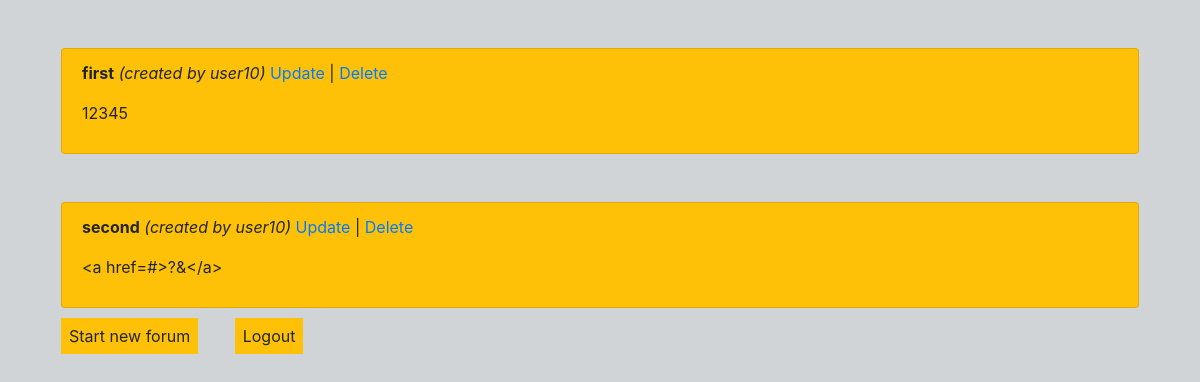
Before: / (signed in) with the older database file.
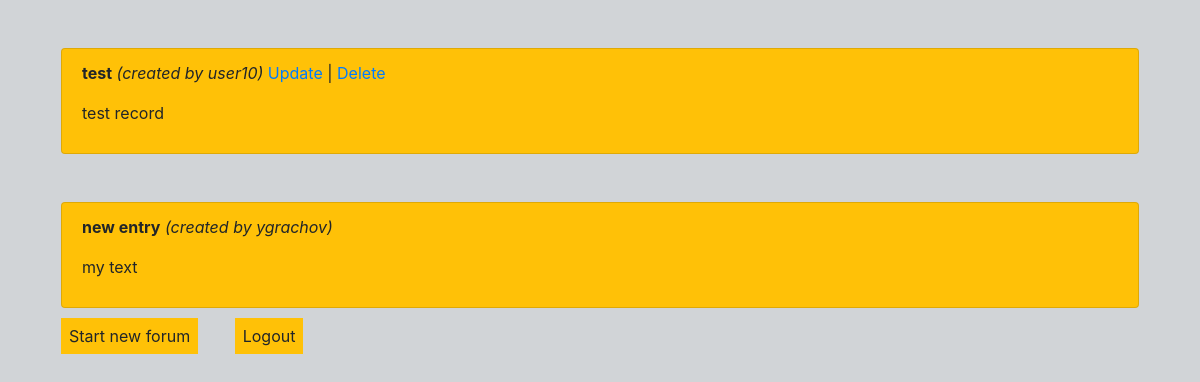
After: the same page with the newer database file.
### project/main.py (models this page shows, shortened)
class Forum(UserMixin, db.Model):
    id = db.Column(db.Integer, primary_key=True)
    title = db.Column(db.String(100), nullable=False)
    text = db.Column(db.String(1000), nullable=False)
    user_id = db.Column(db.Integer, db.ForeignKey('user.id'), nullable=False)
    user = db.relationship('User')

class User(UserMixin, db.Model):
    __table_args__ = {'extend_existing': True}
    id = db.Column(db.Integer, primary_key=True)
    login = db.Column(db.String(100), unique=True, nullable=False)
    password = db.Column(db.String(100), nullable=False)
    forums = db.relationship('Forum', lazy='dynamic')
    def __str__(self):
        return self.login

### project/main.py (the view)
@app.route('/')
def Main():
    forums = Forum.query.order_by(Forum.id).all()
    return render_template('main.html', forums=forums, user=current_user)

### project/main.py (called while the page is built)
@login_manager.user_loader
def load_user(user_id):
    return User.query.get(int(user_id))

### project/templates/main.html
{% extends 'base.html' %}
{% block content %}
{% if forums|length < 1 %}
<h3>
<p class="m-3 mt-5 font-weight-bold">There are no records yet </p>
</h3>
{% else %}
{% for forum in forums %}
<ul class="list-group m-3 mt-5">
    <li class="list-group-item bg-warning">
        <p><span class="font-weight-bold">{{forum.title|safe}}</span>
            <span class="font-italic"> (created by {{forum.user}})</span>
        {% if current_user == forum.user %}
        <a href="update/{{forum.id}}">Update</a> |
           <a href="delete/{{forum.id}}">   Delete</a></p>
        {% endif %}
        <p>{{forum.text|safe}}</p>
    </li>
</ul>
{% endfor %}
{% endif %}
{% if current_user.is_authenticated %}
<a class="btn-warning p-2 m-3" role="button" href="{{url_for('create')}}">Start new forum</a>
<a class="btn-warning p-2 m-3" role="button" href="{{url_for('auth.Logout') }}">Logout</a>
{% else %}
<a class="btn-warning p-2 m-3" href="{{ url_for('auth.Login') }}">Log in </a>
<a class="btn-warning p-2 m-3" href="{{url_for('auth.Signup')}}">Sign Up</a>
{% endif %}
{% endblock %}

### project/templates/base.html (shortened to what this page needs)
<!DOCTYPE html>
<html lang="en">
<head>
    <link rel="stylesheet" href="https://cdn.jsdelivr.net/npm/bootstrap@4.6.1/dist/css/bootstrap.min.css">
</head>
<body>
<div class="container">
{% block content %}{% endblock %}
</div>
</body>
</html>

### project/templates/base.html (style rules this page uses)
body { background-color: #d1d4d7; }

Changed rows visible on the page:
removed Forum: title "second", user "user10", text "<a href=#>?&</a>"
changed Forum "user10": title "first" → "test"; text "12345" → "test record"
added Forum: title "new entry", user "ygrachov", text "my text"
